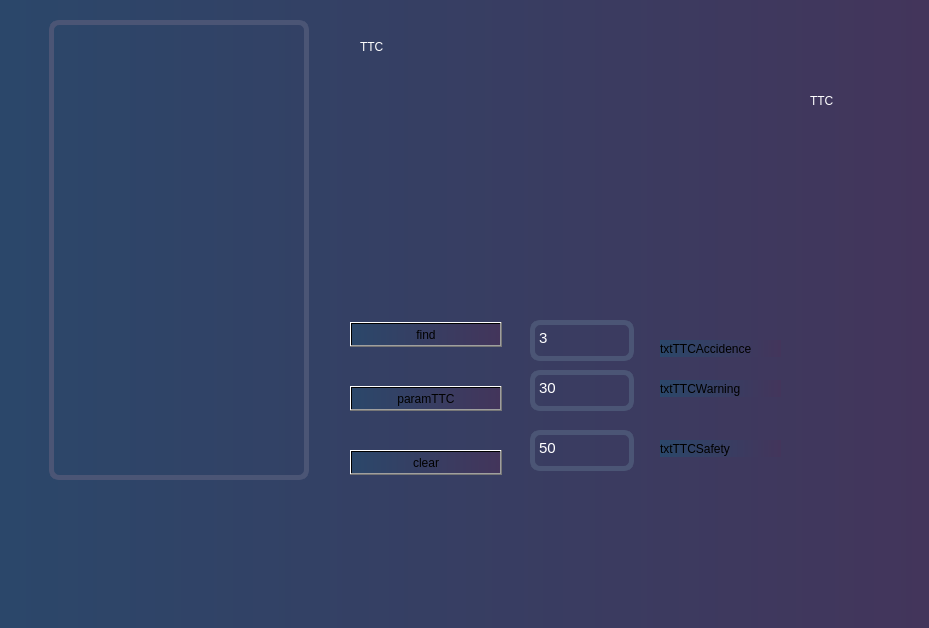
<?xml version="1.0" encoding="UTF-8"?>
<ui version="4.0">
 <class>radarScan</class>
 <widget class="QWidget" name="radarScan">
  <property name="geometry">
   <rect>
    <x>0</x>
    <y>0</y>
    <width>929</width>
    <height>628</height>
   </rect>
  </property>
  <property name="windowTitle">
   <string>Form</string>
  </property>
  <property name="styleSheet">
   <string notr="true">background-color: qlineargradient(spread:pad, x1:0, y1:0, x2:1, y2:0, stop:0 rgba(43, 71, 106, 255), stop:1 rgba(67, 53, 91, 255));</string>
  </property>
  <widget class="QGraphicsView" name="graphicsView_radarScan">
   <property name="geometry">
    <rect>
     <x>49</x>
     <y>20</y>
     <width>260</width>
     <height>460</height>
    </rect>
   </property>
   <property name="styleSheet">
    <string notr="true">border-radius: 5px;
background-color: rgba(255, 255, 255, 0);
border-radius: 10px;
border: 5px solid rgb(75, 85, 117);
</string>
   </property>
  </widget>
  <widget class="QPushButton" name="btnFindxy">
   <property name="geometry">
    <rect>
     <x>350</x>
     <y>322</y>
     <width>152</width>
     <height>25</height>
    </rect>
   </property>
   <property name="text">
    <string>find</string>
   </property>
  </widget>
  <widget class="QPushButton" name="paramTTC">
   <property name="geometry">
    <rect>
     <x>350</x>
     <y>386</y>
     <width>152</width>
     <height>25</height>
    </rect>
   </property>
   <property name="text">
    <string>paramTTC</string>
   </property>
  </widget>
  <widget class="QPushButton" name="btnClr">
   <property name="geometry">
    <rect>
     <x>350</x>
     <y>450</y>
     <width>152</width>
     <height>25</height>
    </rect>
   </property>
   <property name="text">
    <string>clear</string>
   </property>
  </widget>
  <widget class="QTextEdit" name="txtTTCAccidence">
   <property name="geometry">
    <rect>
     <x>530</x>
     <y>320</y>
     <width>104</width>
     <height>41</height>
    </rect>
   </property>
   <property name="styleSheet">
    <string notr="true">border-radius: 5px;
background-color: rgba(255, 255, 255, 0);
border-radius: 10px;
border: 5px solid rgb(75, 85, 117);
color:rgb(255,255,255);
</string>
   </property>
   <property name="html">
    <string>&lt;!DOCTYPE HTML PUBLIC &quot;-//W3C//DTD HTML 4.0//EN&quot; &quot;http://www.w3.org/TR/REC-html40/strict.dtd&quot;&gt;
&lt;html&gt;&lt;head&gt;&lt;meta name=&quot;qrichtext&quot; content=&quot;1&quot; /&gt;&lt;style type=&quot;text/css&quot;&gt;
p, li { white-space: pre-wrap; }
&lt;/style&gt;&lt;/head&gt;&lt;body style=&quot; font-family:'Ubuntu'; font-size:11pt; font-weight:400; font-style:normal;&quot;&gt;
&lt;p style=&quot; margin-top:0px; margin-bottom:0px; margin-left:0px; margin-right:0px; -qt-block-indent:0; text-indent:0px;&quot;&gt;3&lt;/p&gt;&lt;/body&gt;&lt;/html&gt;</string>
   </property>
  </widget>
  <widget class="QTextEdit" name="txtTTCWarning">
   <property name="geometry">
    <rect>
     <x>530</x>
     <y>370</y>
     <width>104</width>
     <height>41</height>
    </rect>
   </property>
   <property name="styleSheet">
    <string notr="true">border-radius: 5px;
background-color: rgba(255, 255, 255, 0);
border-radius: 10px;
border: 5px solid rgb(75, 85, 117);
color:rgb(255,255,255);
</string>
   </property>
   <property name="html">
    <string>&lt;!DOCTYPE HTML PUBLIC &quot;-//W3C//DTD HTML 4.0//EN&quot; &quot;http://www.w3.org/TR/REC-html40/strict.dtd&quot;&gt;
&lt;html&gt;&lt;head&gt;&lt;meta name=&quot;qrichtext&quot; content=&quot;1&quot; /&gt;&lt;style type=&quot;text/css&quot;&gt;
p, li { white-space: pre-wrap; }
&lt;/style&gt;&lt;/head&gt;&lt;body style=&quot; font-family:'Ubuntu'; font-size:11pt; font-weight:400; font-style:normal;&quot;&gt;
&lt;p style=&quot; margin-top:0px; margin-bottom:0px; margin-left:0px; margin-right:0px; -qt-block-indent:0; text-indent:0px;&quot;&gt;30&lt;/p&gt;&lt;/body&gt;&lt;/html&gt;</string>
   </property>
  </widget>
  <widget class="QTextEdit" name="txtTTCSafety">
   <property name="geometry">
    <rect>
     <x>530</x>
     <y>430</y>
     <width>104</width>
     <height>41</height>
    </rect>
   </property>
   <property name="styleSheet">
    <string notr="true">border-radius: 5px;
background-color: rgba(255, 255, 255, 0);
border-radius: 10px;
border: 5px solid rgb(75, 85, 117);
color:rgb(255,255,255);
</string>
   </property>
   <property name="html">
    <string>&lt;!DOCTYPE HTML PUBLIC &quot;-//W3C//DTD HTML 4.0//EN&quot; &quot;http://www.w3.org/TR/REC-html40/strict.dtd&quot;&gt;
&lt;html&gt;&lt;head&gt;&lt;meta name=&quot;qrichtext&quot; content=&quot;1&quot; /&gt;&lt;style type=&quot;text/css&quot;&gt;
p, li { white-space: pre-wrap; }
&lt;/style&gt;&lt;/head&gt;&lt;body style=&quot; font-family:'Ubuntu'; font-size:11pt; font-weight:400; font-style:normal;&quot;&gt;
&lt;p style=&quot; margin-top:0px; margin-bottom:0px; margin-left:0px; margin-right:0px; -qt-block-indent:0; text-indent:0px;&quot;&gt;50&lt;/p&gt;&lt;/body&gt;&lt;/html&gt;</string>
   </property>
  </widget>
  <widget class="QLabel" name="label">
   <property name="geometry">
    <rect>
     <x>660</x>
     <y>340</y>
     <width>121</width>
     <height>17</height>
    </rect>
   </property>
   <property name="text">
    <string>txtTTCAccidence</string>
   </property>
  </widget>
  <widget class="QLabel" name="label_2">
   <property name="geometry">
    <rect>
     <x>660</x>
     <y>380</y>
     <width>121</width>
     <height>17</height>
    </rect>
   </property>
   <property name="text">
    <string>txtTTCWarning</string>
   </property>
  </widget>
  <widget class="QLabel" name="label_3">
   <property name="geometry">
    <rect>
     <x>660</x>
     <y>440</y>
     <width>121</width>
     <height>17</height>
    </rect>
   </property>
   <property name="text">
    <string>txtTTCSafety</string>
   </property>
  </widget>
  <widget class="QLabel" name="lblTTC">
   <property name="geometry">
    <rect>
     <x>360</x>
     <y>40</y>
     <width>271</width>
     <height>181</height>
    </rect>
   </property>
   <property name="styleSheet">
    <string notr="true">
color: rgb(255, 255, 255);
font: 100 10pt &quot;Source Sans Pro SemiBold&quot;;
background-color: rgba(255, 255, 255, 0);</string>
   </property>
   <property name="text">
    <string>TTC</string>
   </property>
   <property name="alignment">
    <set>Qt::AlignLeading|Qt::AlignLeft|Qt::AlignTop</set>
   </property>
  </widget>
  <widget class="QLabel" name="lblVel">
   <property name="geometry">
    <rect>
     <x>810</x>
     <y>80</y>
     <width>61</width>
     <height>41</height>
    </rect>
   </property>
   <property name="styleSheet">
    <string notr="true">color: rgb(255, 255, 255);
font:100 10pt &quot;Source Sans Pro SemiBold&quot;;
background-color: rgba(255, 255, 255, 0);
</string>
   </property>
   <property name="text">
    <string>TTC</string>
   </property>
  </widget>
 </widget>
 <resources/>
 <connections/>
</ui>
